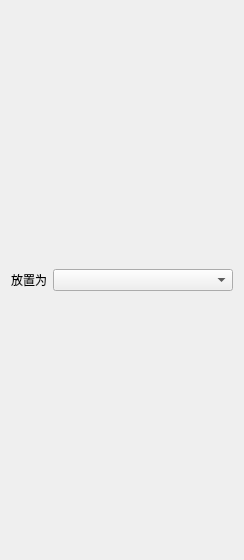
<?xml version="1.0" encoding="UTF-8"?>
<ui version="4.0">
 <class>UnitPalette</class>
 <widget class="QDialog" name="UnitPalette">
  <property name="geometry">
   <rect>
    <x>0</x>
    <y>0</y>
    <width>244</width>
    <height>560</height>
   </rect>
  </property>
  <property name="windowTitle">
   <string>单位调色板</string>
  </property>
  <layout class="QVBoxLayout" name="verticalLayout">
   <item>
    <layout class="QHBoxLayout" name="horizontalLayout_2">
     <item>
      <widget class="QLabel" name="label">
       <property name="text">
        <string>放置为</string>
       </property>
      </widget>
     </item>
     <item>
      <widget class="QComboBox" name="player">
       <property name="sizePolicy">
        <sizepolicy hsizetype="Expanding" vsizetype="Fixed">
         <horstretch>0</horstretch>
         <verstretch>0</verstretch>
        </sizepolicy>
       </property>
      </widget>
     </item>
    </layout>
   </item>
  </layout>
 </widget>
 <layoutdefault spacing="6" margin="11"/>
 <resources/>
 <connections/>
</ui>
